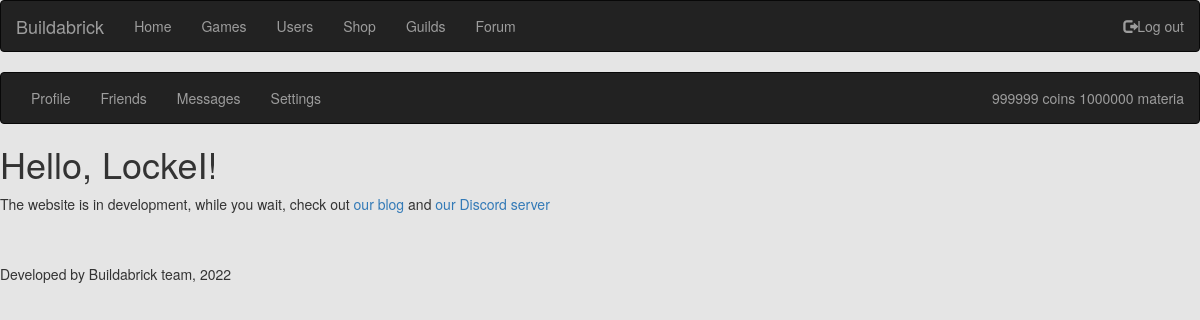
Page / (signed in) on the committed database.
### website/models.py (models this page shows, shortened)
class User(AbstractUser):
    description = models.TextField(blank=True)
    owns = models.TextField(blank=True)
    coin = models.IntegerField(default=0)
    materia = models.IntegerField(default=0)

### website/views.py (the view)
# urls.py: 2. Add a URL to urlpatterns:  path('', views.home, name='home')
def home(request):
    return render(request, 'website/home.html')

### website/templates/website/home.html (shortened to what this page needs)
{% extends 'base.html' %}
{% block content %}
{% if user.is_authenticated %}
<h1>Hello, {{ user.username }}!</h1>
{% else %}
<h1>Welcome to Buildabrick!</h1>
<p>Buildabrick is a community where you can create games, socialize and more!</p>
{% endif %}
<p>The website is in development, while you wait, check out <a href='/blog'>our blog</a> and <a href='https://discord.gg/F4Wyr4eGXF'>our Discord server</a></p>
{% endblock %}

### website/templates/base.html (shortened to what this page needs)
<!DOCTYPE html>
<html>
    <head>
        <link rel="stylesheet" href="https://maxcdn.bootstrapcdn.com/bootstrap/3.4.1/css/bootstrap.min.css">
    </head>
    <body>
        <nav class="navbar navbar-inverse">
            <div class="container-fluid">
                <div class="navbar-header">
                    <a class="navbar-brand" href="/">Buildabrick</a>
                </div>
                <ul class="nav navbar-nav">
                    <li><a href="/">Home</a></li>
                    <li><a href="/games">Games</a></li>
                    <li><a href="/usersearch">Users</a></li>
                    <li><a href="/shop">Shop</a></li>
                    <li><a href="/guilds">Guilds</a></li>
                    <li><a href="/forum">Forum</a></li>
                </ul>
                <ul class="nav navbar-nav navbar-right">
                    {% if user.is_authenticated %}
                    <li><a href='/logout'><span class="glyphicon glyphicon-log-out"></span>Log out</a></li>
                    {% else %}
                    <li><a href='/register'><span class="glyphicon glyphicon-user"></span>Register</a></li>
                    <li><a href='/login'><span class="glyphicon glyphicon-log-in"></span>Log in</a></li>
                    {% endif %}
                </ul>
            </div>
        </nav>
        {% if user.is_authenticated %}
        <nav class="navbar navbar-inverse">
            <div class="container-fluid">
                <ul class="nav navbar-nav">
                    <li><a href='/user/{{ user.id }}'>Profile</a></li>
                    <li><a href='/friends'>Friends</a></li>
                    <li><a href='/messages'>Messages</a></li>
                    <li><a href='/settings'>Settings</a></li>
                </ul>
                <ul class="nav navbar-nav navbar-right">
                    <li><a href='/balance'>{{ user.coin }} coins {{ user.materia }} materia</a></li>
                </ul>
            </div>
        </nav>
        {% endif %}
        {% block content %}
        {% endblock %}
        <br><br>
        <p>Developed by Buildabrick team, 2022</p>
    </body>
</html>

### website/templates/base.html (style rules this page uses)
body { background-color: #e5e5e5; }

### rows in the picture
User: coin "999999", materia "1000000", username "LockeI"
